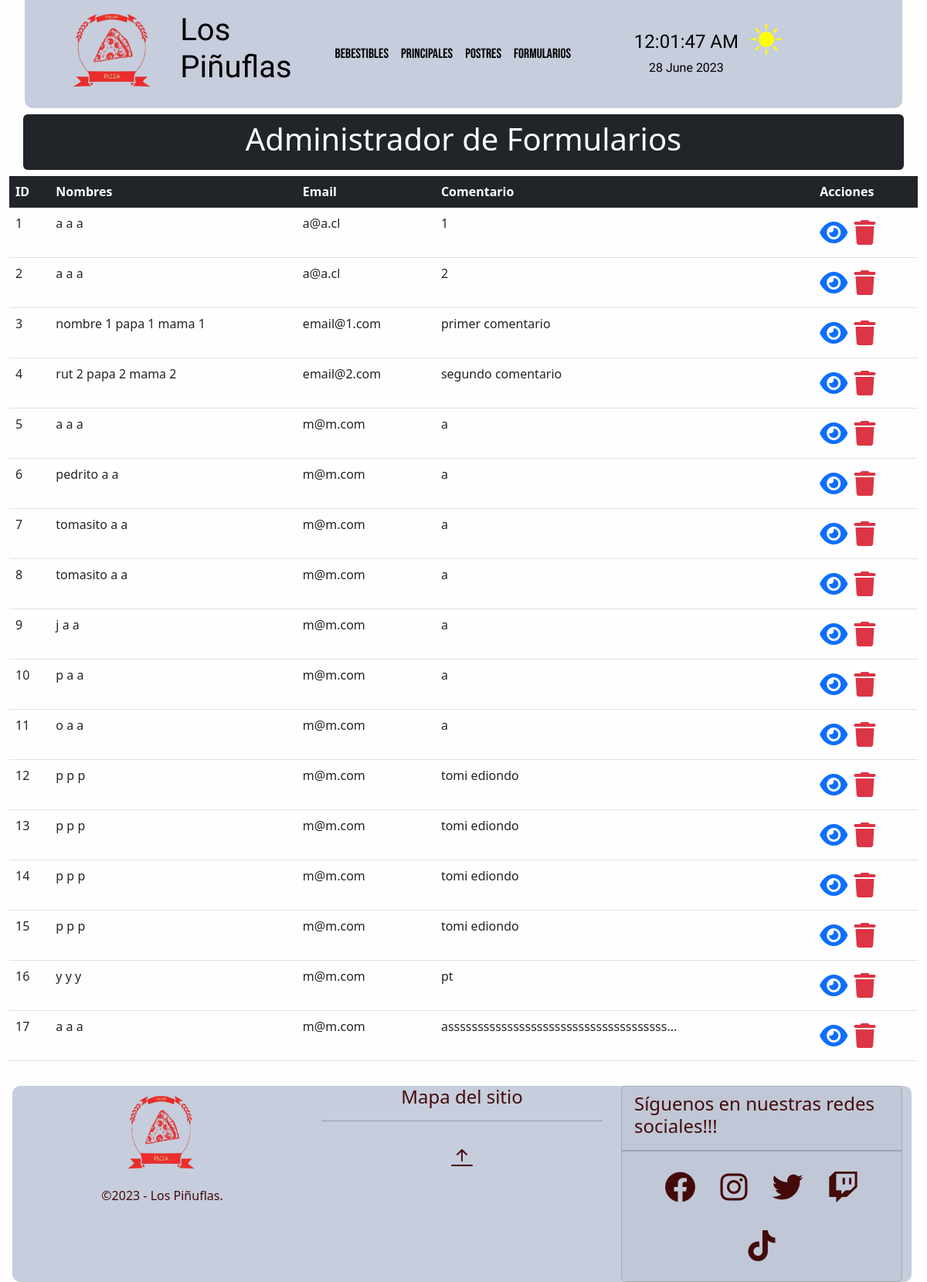
The page /crud/formularios/ on the database as committed earlier.
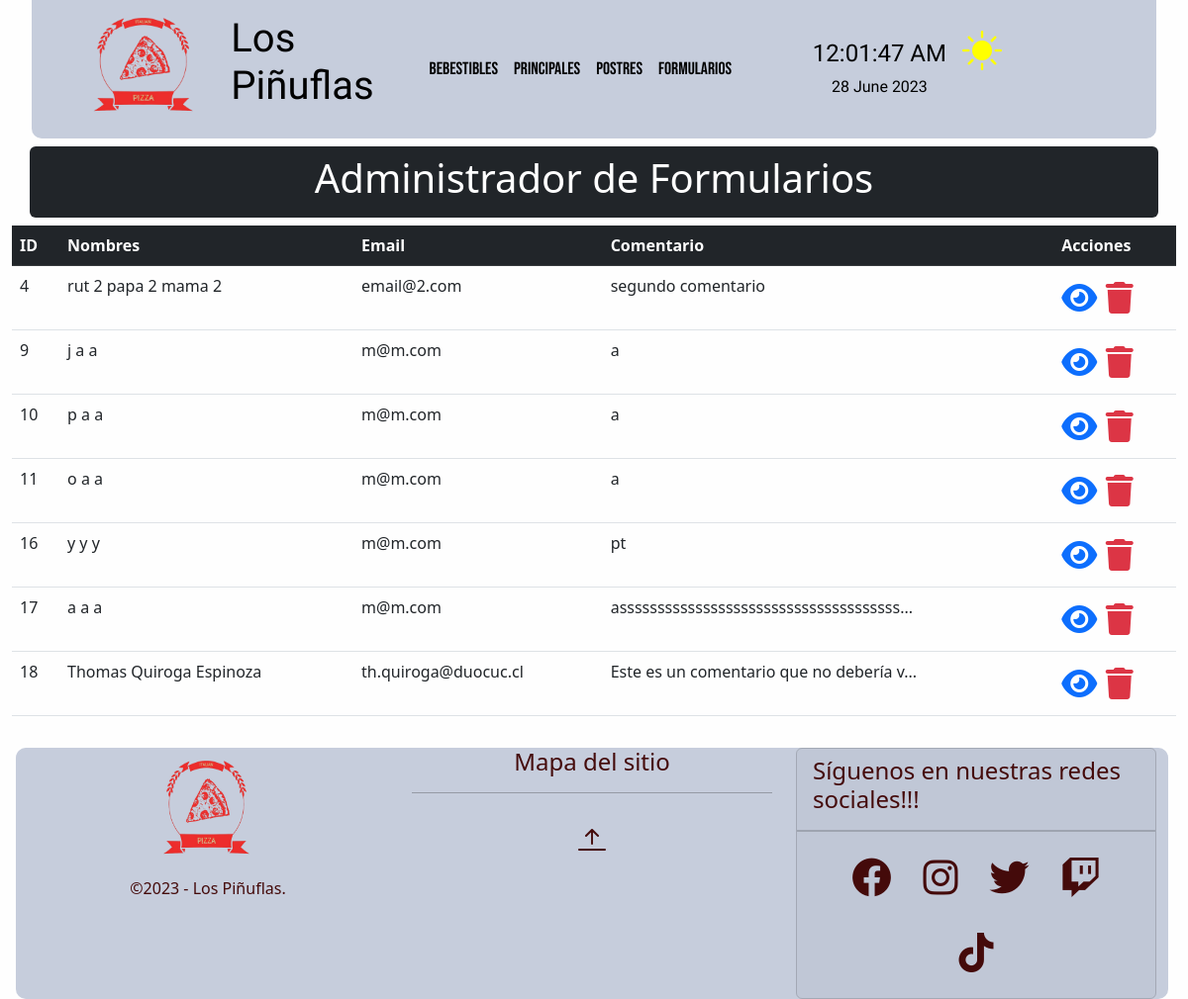
The same page on the database as committed later.
### crud/models.py (models this page shows, shortened)
class Formulario(models.Model):
    nombre=models.CharField(max_length=15)
    paterno=models.CharField(max_length=15)
    materno=models.CharField(max_length=15)
    rut=models.CharField(max_length=12)
    email=models.EmailField()
    comentarios=models.CharField(max_length=501)
    class Meta:
        verbose_name = 'formulario'
        verbose_name_plural = 'formularios'

### crud/views.py (the view)
# urls.py: path('formularios/', formulario_list, name="formularios"),
def formulario_list(request):
    context = {'formularios': Formulario.objects.all()}
    return render(request,'crud/formularios.html',context)

### crud/templates/crud/formularios.html (shortened to what this page needs)
{% extends 'crud/base.html' %}
{% load static %}
{% block content %}
<div class="container my-2 p-2 bg-dark text-white text-center rounded">
    <h1>Administrador de Formularios</h1>
</div>
<div class="container-fluid my-2">
    <div class="table-responsive">
        <table class="table">
            <thead class="table-dark">
                <tr>
                    <th>ID</th>
                    <th>Nombres</th>
                    <th>Email</th>
                    <th>Comentario</th>
                    <th>Acciones</th>
                </tr>
            </thead>
            <tbody>
                {% for formulario in formularios %}
                <tr>
                    <td>{{formulario.id}}</td>
                    <td>{{formulario.nombre}} {{formulario.paterno}} {{formulario.materno}}</td>
                    <td>{{formulario.email}}</td>
                    <td>
                        <div class="elementoComentario">{{ formulario.comentarios }}</div>
                    </td>
                    <td>
                        <a class="text-decoration-none" href="{% url 'formulario-detail' formulario_id=formulario.id %}">
                            <span class="text-primary fs-2">
                                <i class="fa-solid fa-eye"></i>
                            </span>
                        </a>
                        <a class="text-decoration-none"
                            href="{% url 'formulario-delete' formulario_id=formulario.id %}">
                            <span class="text-danger fs-2">
                                <i class="fa-solid fa-trash"></i>
                            </span>
                        </a>
                    </td>
                </tr>
                {% endfor %}
            </tbody>
        </table>
    </div>
</div>
{% endblock %}

Rows that differ between the two databases and show on the page:
removed Formulario: id "1", nombre "a", paterno "a", materno "a", email "a@a.cl", comentarios "1"
removed Formulario: id "2", nombre "a", paterno "a", materno "a", email "a@a.cl", comentarios "2"
removed Formulario: id "3", nombre "nombre 1", paterno "papa 1", materno "mama 1", email "email@1.com", comentarios "primer comentario"
removed Formulario: id "5", nombre "a", paterno "a", materno "a", email "m@m.com", comentarios "a"
removed Formulario: id "6", nombre "pedrito", paterno "a", materno "a", email "m@m.com", comentarios "a"
removed Formulario: id "7", nombre "tomasito", paterno "a", materno "a", email "m@m.com", comentarios "a"
removed Formulario: id "8", nombre "tomasito", paterno "a", materno "a", email "m@m.com", comentarios "a"
removed Formulario: id "12", nombre "p", paterno "p", materno "p", email "m@m.com", comentarios "tomi ediondo"
removed Formulario: id "13", nombre "p", paterno "p", materno "p", email "m@m.com", comentarios "tomi ediondo"
removed Formulario: id "14", nombre "p", paterno "p", materno "p", email "m@m.com", comentarios "tomi ediondo"
removed Formulario: id "15", nombre "p", paterno "p", materno "p", email "m@m.com", comentarios "tomi ediondo"
added Formulario: id "18", nombre "Thomas", paterno "Quiroga", materno "Espinoza", email "th.quiroga@duocuc.cl", comentarios "Este es un comentario que no debería v..."
